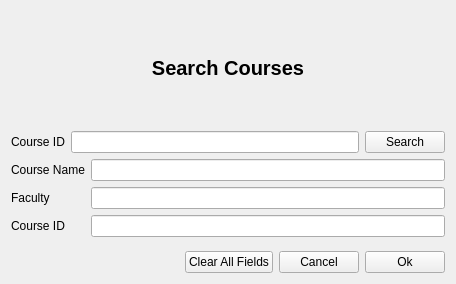
<?xml version="1.0" encoding="UTF-8"?>
<ui version="4.0">
 <class>SearchEmployee</class>
 <widget class="QWidget" name="SearchEmployee">
  <property name="geometry">
   <rect>
    <x>0</x>
    <y>0</y>
    <width>456</width>
    <height>284</height>
   </rect>
  </property>
  <property name="windowTitle">
   <string>Search Employee</string>
  </property>
  <layout class="QVBoxLayout" name="verticalLayout_2">
   <item>
    <widget class="QLabel" name="label">
     <property name="font">
      <font>
       <pointsize>15</pointsize>
       <bold>true</bold>
      </font>
     </property>
     <property name="text">
      <string>Search Courses</string>
     </property>
     <property name="alignment">
      <set>Qt::AlignCenter</set>
     </property>
    </widget>
   </item>
   <item>
    <layout class="QVBoxLayout" name="verticalLayout">
     <item>
      <layout class="QHBoxLayout" name="horizontalLayout">
       <item>
        <widget class="QLabel" name="cPRNumberLabel">
         <property name="sizePolicy">
          <sizepolicy hsizetype="Preferred" vsizetype="Preferred">
           <horstretch>0</horstretch>
           <verstretch>0</verstretch>
          </sizepolicy>
         </property>
         <property name="text">
          <string>Course ID</string>
         </property>
        </widget>
       </item>
       <item>
        <widget class="QLineEdit" name="courseidLineEdit"/>
       </item>
       <item>
        <widget class="QPushButton" name="pushButtonSearch">
         <property name="text">
          <string>Search</string>
         </property>
        </widget>
       </item>
      </layout>
     </item>
     <item>
      <layout class="QFormLayout" name="formLayout">
       <item row="0" column="0">
        <widget class="QLabel" name="firstNameLabel">
         <property name="text">
          <string>Course Name</string>
         </property>
        </widget>
       </item>
       <item row="0" column="1">
        <widget class="QLineEdit" name="coursenameLineEdit"/>
       </item>
       <item row="1" column="0">
        <widget class="QLabel" name="lastNameLabel">
         <property name="text">
          <string>Faculty</string>
         </property>
        </widget>
       </item>
       <item row="1" column="1">
        <widget class="QLineEdit" name="facultyLineEdit"/>
       </item>
       <item row="2" column="0">
        <widget class="QLabel" name="cPRNumberLabel_2">
         <property name="text">
          <string>Course ID</string>
         </property>
        </widget>
       </item>
       <item row="2" column="1">
        <widget class="QLineEdit" name="courseidLineEdit_2"/>
       </item>
      </layout>
     </item>
    </layout>
   </item>
   <item>
    <layout class="QHBoxLayout" name="horizontalLayout_2">
     <item>
      <spacer name="horizontalSpacer">
       <property name="orientation">
        <enum>Qt::Horizontal</enum>
       </property>
       <property name="sizeHint" stdset="0">
        <size>
         <width>40</width>
         <height>20</height>
        </size>
       </property>
      </spacer>
     </item>
     <item>
      <widget class="QPushButton" name="pushButtonClear">
       <property name="toolTip">
        <string>Clicking here will clear all input fields</string>
       </property>
       <property name="whatsThis">
        <string/>
       </property>
       <property name="text">
        <string>Clear All Fields</string>
       </property>
      </widget>
     </item>
     <item>
      <widget class="QPushButton" name="pushButtonCancel">
       <property name="text">
        <string>Cancel</string>
       </property>
      </widget>
     </item>
     <item>
      <widget class="QPushButton" name="pushButtonOK">
       <property name="text">
        <string>Ok</string>
       </property>
      </widget>
     </item>
    </layout>
   </item>
  </layout>
 </widget>
 <resources/>
 <connections/>
</ui>
